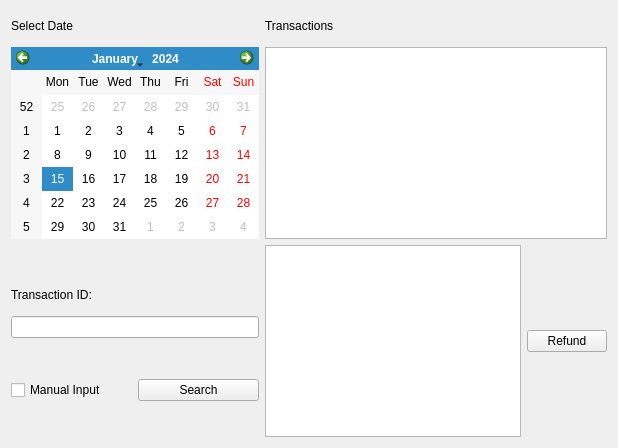
          <widget class="QWidget" name="tab_refund">
           <attribute name="title">
            <string>Refund</string>
           </attribute>
           <layout class="QGridLayout" name="gridLayout_22">
            <item row="0" column="0">
             <layout class="QVBoxLayout" name="verticalLayout_4">
              <item>
               <widget class="QLabel" name="label_16">
                <property name="minimumSize">
                 <size>
                  <width>0</width>
                  <height>30</height>
                 </size>
                </property>
                <property name="maximumSize">
                 <size>
                  <width>16777215</width>
                  <height>30</height>
                 </size>
                </property>
                <property name="text">
                 <string>Select Date</string>
                </property>
               </widget>
              </item>
              <item>
               <widget class="QCalendarWidget" name="calendar_refund_date">
                <property name="maximumSize">
                 <size>
                  <width>300</width>
                  <height>350</height>
                 </size>
                </property>
               </widget>
              </item>
             </layout>
            </item>
            <item row="0" column="1">
             <layout class="QVBoxLayout" name="verticalLayout_3">
              <item>
               <widget class="QLabel" name="label_17">
                <property name="minimumSize">
                 <size>
                  <width>0</width>
                  <height>30</height>
                 </size>
                </property>
                <property name="maximumSize">
                 <size>
                  <width>16777215</width>
                  <height>30</height>
                 </size>
                </property>
                <property name="text">
                 <string>Transactions</string>
                </property>
               </widget>
              </item>
              <item>
               <widget class="QTableView" name="tableView_refund_transactions">
                <property name="selectionMode">
                 <enum>QAbstractItemView::ExtendedSelection</enum>
                </property>
                <property name="selectionBehavior">
                 <enum>QAbstractItemView::SelectRows</enum>
                </property>
               </widget>
              </item>
             </layout>
            </item>
            <item row="1" column="0">
             <layout class="QVBoxLayout" name="verticalLayout_2">
              <item>
               <layout class="QVBoxLayout" name="verticalLayout">
                <item>
                 <widget class="QLabel" name="label_18">
                  <property name="minimumSize">
                   <size>
                    <width>0</width>
                    <height>30</height>
                   </size>
                  </property>
                  <property name="maximumSize">
                   <size>
                    <width>16777215</width>
                    <height>30</height>
                   </size>
                  </property>
                  <property name="text">
                   <string>Transaction ID:</string>
                  </property>
                 </widget>
                </item>
                <item>
                 <widget class="QLineEdit" name="lineEdit_refund_transactionID">
                  <property name="maximumSize">
                   <size>
                    <width>300</width>
                    <height>16777215</height>
                   </size>
                  </property>
                  <property name="readOnly">
                   <bool>true</bool>
                  </property>
                 </widget>
                </item>
               </layout>
              </item>
              <item>
               <layout class="QHBoxLayout" name="horizontalLayout_5">
                <item>
                 <widget class="QCheckBox" name="checkBox_refund_manualInput">
                  <property name="text">
                   <string>Manual Input</string>
                  </property>
                 </widget>
                </item>
                <item>
                 <widget class="QPushButton" name="button_refund_search">
                  <property name="text">
                   <string>Search</string>
                  </property>
                 </widget>
                </item>
               </layout>
              </item>
             </layout>
            </item>
            <item row="1" column="1">
             <layout class="QHBoxLayout" name="horizontalLayout_6">
              <item>
               <widget class="QTableView" name="tableView_refund_transactionDetail">
                <property name="selectionBehavior">
                 <enum>QAbstractItemView::SelectRows</enum>
                </property>
               </widget>
              </item>
              <item>
               <widget class="QPushButton" name="button_refund_refund">
                <property name="maximumSize">
                 <size>
                  <width>80</width>
                  <height>16777215</height>
                 </size>
                </property>
                <property name="text">
                 <string>Refund</string>
                </property>
               </widget>
              </item>
             </layout>
            </item>
           </layout>
          </widget>
